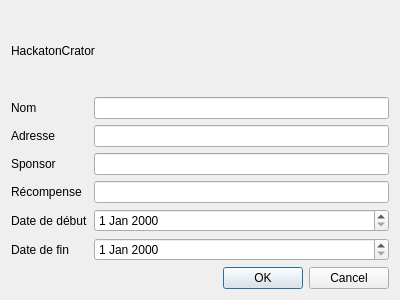
<?xml version="1.0" encoding="UTF-8"?>
<ui version="4.0">
 <class>HackathonCreator</class>
 <widget class="QWidget" name="HackathonCreator">
  <property name="geometry">
   <rect>
    <x>0</x>
    <y>0</y>
    <width>400</width>
    <height>300</height>
   </rect>
  </property>
  <property name="windowTitle">
   <string>Form</string>
  </property>
  <layout class="QVBoxLayout" name="verticalLayout">
   <item>
    <widget class="QLabel" name="label">
     <property name="text">
      <string>HackatonCrator</string>
     </property>
    </widget>
   </item>
   <item>
    <layout class="QFormLayout" name="formLayout">
     <item row="0" column="0">
      <widget class="QLabel" name="label_2">
       <property name="text">
        <string>Nom</string>
       </property>
      </widget>
     </item>
     <item row="1" column="0">
      <widget class="QLabel" name="label_3">
       <property name="text">
        <string>Adresse</string>
       </property>
      </widget>
     </item>
     <item row="2" column="0">
      <widget class="QLabel" name="label_4">
       <property name="text">
        <string>Sponsor</string>
       </property>
      </widget>
     </item>
     <item row="3" column="0">
      <widget class="QLabel" name="label_5">
       <property name="text">
        <string>Récompense</string>
       </property>
      </widget>
     </item>
     <item row="4" column="0">
      <widget class="QLabel" name="label_6">
       <property name="text">
        <string>Date de début</string>
       </property>
      </widget>
     </item>
     <item row="5" column="0">
      <widget class="QLabel" name="label_7">
       <property name="text">
        <string>Date de fin</string>
       </property>
      </widget>
     </item>
     <item row="4" column="1">
      <widget class="QDateEdit" name="startDateEdit"/>
     </item>
     <item row="5" column="1">
      <widget class="QDateEdit" name="endDateEdit"/>
     </item>
     <item row="0" column="1">
      <widget class="QLineEdit" name="nameLineEdit"/>
     </item>
     <item row="1" column="1">
      <widget class="QLineEdit" name="adressLineEdit"/>
     </item>
     <item row="2" column="1">
      <widget class="QLineEdit" name="sponsorLineEdit"/>
     </item>
     <item row="3" column="1">
      <widget class="QLineEdit" name="rewardLineEdit"/>
     </item>
    </layout>
   </item>
   <item>
    <widget class="QDialogButtonBox" name="buttonBox">
     <property name="standardButtons">
      <set>QDialogButtonBox::Cancel|QDialogButtonBox::Ok</set>
     </property>
    </widget>
   </item>
  </layout>
 </widget>
 <resources/>
 <connections/>
</ui>
